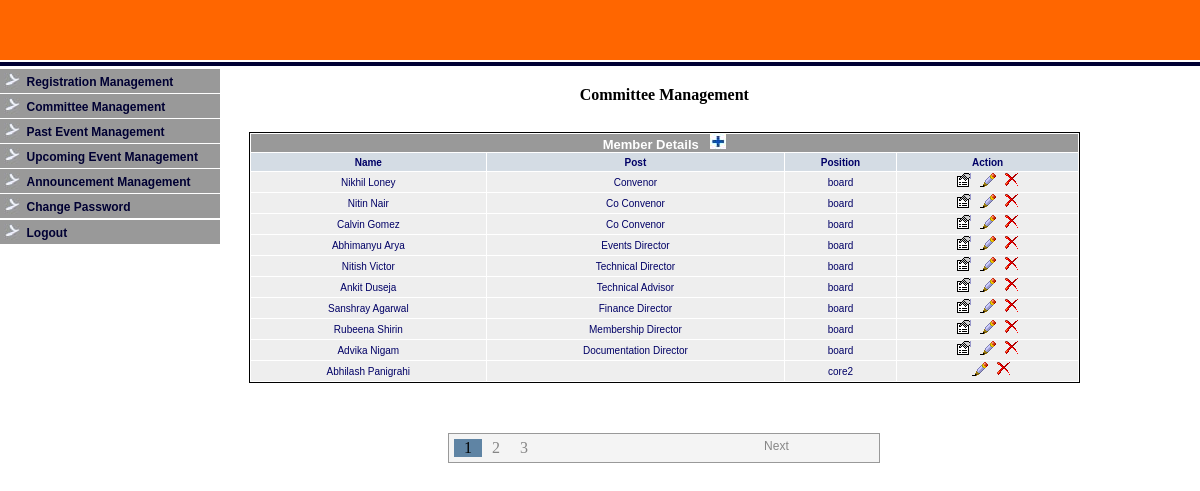
The app's page /admin/comm_mgt.php with its own data.
### tables this page shows
CREATE TABLE IF NOT EXISTS `committee` (
  `id` int(11) NOT NULL AUTO_INCREMENT,
  `name` varchar(100) NOT NULL,
  `post` varchar(100) NOT NULL,
  `position` varchar(100) NOT NULL,
  `image` varchar(500) NOT NULL,
  PRIMARY KEY (`id`)
);

### admin/comm_mgt.php (the view, shortened to what this page needs)
<?php
include("../lib/connection.php");
$sql_mem="SELECT * FROM `committee` ORDER BY `id` ASC";
$rs_mem= $mysqli->query($sql_mem);
$num_rows=$rs_mem->num_rows;
if(!empty($_GET['p']))
{
	$p=$_GET['p'];
	$link_page=$p;
}
else
{
		$p=1;
}
		$list=10;
		$num=(integer)($num_rows/$list);
		if(($num_rows%$list)!=0)
		{
			$num=$num+1;
		}
		$not_found=$list*($p-1);
		$no_list=11;
		$no_mid=intval($no_list/2);
		$first=$p-$no_mid;
		if($first<=0)
		{
			$first=1;
		}
		$last=$first+$no_list-1;
		if($last>$num)
		{
			$last=$num;
			$first=$last-$no_list+1;
			if($first<=0)
			{
				$first=1;
			}
		}
$sql_mem.="  LIMIT $not_found,$list";
$resnew =$mysqli->query($sql_mem);
if(!empty($_REQUEST['msg']))
{
	$msg = $_REQUEST['msg'];
}
else
{
	$msg = "";
}
?>
<html>
<head>
<link href="../styles/admin_style.css" rel="stylesheet" type="text/css">
</head>
<body style="margin:0px; padding:0px;">
<?php include("header.php");    ?>
<table align="left" border="0" cellpadding="0" cellspacing="0" width="90%"  >
		<tr>
		<td align="left" valign="top" width="20%">
					<?php include("left.php");    ?>
		</td>
		<td align="center" valign="top" width="68%">
					<table align="center" border="0" cellpadding="0" cellspacing="0" width="100%">
							<tr height="20"><td colspan="2"></td></tr>
							<tr>
							<td colspan="4" class="black" align="center"><b>Committee Management</b></td>
							</tr>
							<tr height="10"><td colspan="2"></td></tr>
							<tr>
							<td align="center" width="15%">&nbsp;</td>
							<td colspan="2" class="mysty4" align="center" width="70%" style="color:#FF0000;">&nbsp;<?php echo $msg; ?></td>
							<td align="center" width="15%">&nbsp;</td>
							</tr>
					</table>
					<table class="tab_sty1" align="center" border="0" cellpadding="0" cellspacing="1" width="100%">
								<tr class="list" height="18">
								<td colspan="6" class="mysty2" align="center" bgcolor="#999999"><font color="#FFFFFF" size="2"><b>Member Details</b></font>&nbsp;&nbsp;&nbsp;&nbsp;<a href="add_mem.php"><img src="../images/add.jpg" alt="" border="0" height="15" width="16"></a></td>
								</tr>
								<tr bgcolor="#D4DCE4" height="18">
                                <td class="mysty1" align="center" ><b>Name</b></td>
								<td class="mysty1" align="center" ><b>Post</b></td>
								<td class="mysty1" align="center" ><b>Position</b></td>
                                <td class="mysty1"  align="center"><b>Action</b></td>
								</tr>
<?php
while($row_mem= $resnew->fetch_assoc())
{
?>
<tr bgcolor="#eeeeee">
<td class="mysty1" align="center"><?php echo $row_mem['name']; ?></td>
<td class="mysty1" align="center"><?php echo $row_mem['post']; ?></td>
<td class="mysty1" align="center"><?php echo $row_mem['position']; ?></td>
<td align="center" ><?php if ($row_mem['position']== 'board'){ ?><a href="mem_view.php?id=<?php echo $row_mem['id']; ?>" class="A3"  ><img src="../images/details.png" border="0"></a><?php }?>&nbsp;&nbsp;<a href="mem_edit.php?id=<?php echo $row_mem['id']; ?>" class="A3"  ><img src="../images/edit.png" border="0"></a>&nbsp;&nbsp;<a href="mem_delete.php?id=<?php echo $row_mem['id']; ?>" class="A3" onClick="return(confirm('Do you really want to Delete?'))"  ><img src="../images/delete.png" border="0"></a></td>
</tr>
<?php
}
?>
								</table>
<p>&nbsp;</p>
<table align="center" border="0" cellpadding="0" cellspacing="0" width="52%">
               <tr>
                 <td class="paging">
				 <ul>
		<li style="width:300px">
			<ul>
						<?php
						for($i=$first;$i<=$last;$i++)
						{
							if($i==$p)
							{
							?>
								<li class="current"><a href="comm_mgt.php?p=<?php echo $i; ?>')" class="current"><?php print $i; ?></a></li>
							<?php
							}
							if($i!=$p)
							{
							?>
								<li class="other"><a href="comm_mgt.php?p=<?php echo $i; ?>" class="other">
								<?php print $i; ?></a></li>
							<?php
							}
						}
						?>
			</ul>
		</li>
					<?php
					if($p!=$last)
					{
					?>
					<a href="comm_mgt.php?p=<?=$p+1?>" class="pre_nxt"><li>Next</li></a>
					<?php
					}
					?>
				 </ul>
				 </td>
               </tr>
</table>
    	</td>
		</tr>
</table>
<p><img src="../images/white_px.jpg" border="0" height="10"></p>
</body>
</html>

### styles/admin_style.css (style rules this page uses)
.mysty1 { font-family:Verdana, Arial, Helvetica, sans-serif; font-size:10px; color:#006; }
.mysty2 { font-family:Verdana, Arial, Helvetica, sans-serif; font-size:10px; color:#FFFFFF; }
.mysty4 { font-family:Verdana, Arial, Helvetica, sans-serif; font-size:12px; font-weight:bold; color:#000000; }
.tab_sty1 { border-left:1px solid #000000; border-right:1px solid #000000; border-top:1px solid #000000; border-bottom:1px solid #000000; }
.paging { background:#f4f4f4; border:#999999 1px solid; height:30px }
.paging ul { margin:0; padding:0; list-style:none; float:left; }
.paging ul li { margin:0; padding:0 5px 0 5px;; list-style:none; float:left; }
.paging ul li a { margin:0; padding:0 5px 0 5px;; list-style:none; float:left; }
.current { margin:0; padding:0 5px 0 5px;; list-style:none; float:left; background-color:#5f84a4; text-decoration:none; }
a.current { margin:0; padding:0 5px 0 5px;; list-style:none; float:left; background-color:#5f84a4; text-decoration:none; color:#000000; }
.other { margin:0; padding:0 5px 0 5px;; list-style:none; float:left; text-decoration:none; }
a.other { margin:0; padding:0 5px 0 5px;; list-style:none; float:left; text-decoration:none; color:#868686; }
.pre_nxt { font-family:Arial, Helvetica, sans-serif; font-size:12px; text-decoration:none; color:#868686; }
a.pre_nxt { font-family:Arial, Helvetica, sans-serif; font-size:12px; text-decoration:none; color:#868686; }

### records on screen
committee: name "Nikhil Loney", post "Convenor", position "board"
committee: name "Nitin Nair", post "Co Convenor", position "board"
committee: name "Calvin Gomez", post "Co Convenor", position "board"
committee: name "Abhimanyu Arya", post "Events Director", position "board"
committee: name "Nitish Victor", post "Technical Director", position "board"
committee: name "Ankit Duseja", post "Technical Advisor", position "board"
committee: name "Sanshray Agarwal", post "Finance Director", position "board"
committee: name "Rubeena Shirin", post "Membership Director", position "board"
committee: name "Advika Nigam", post "Documentation Director", position "board"
committee: name "Abhilash Panigrahi", position "core2"
